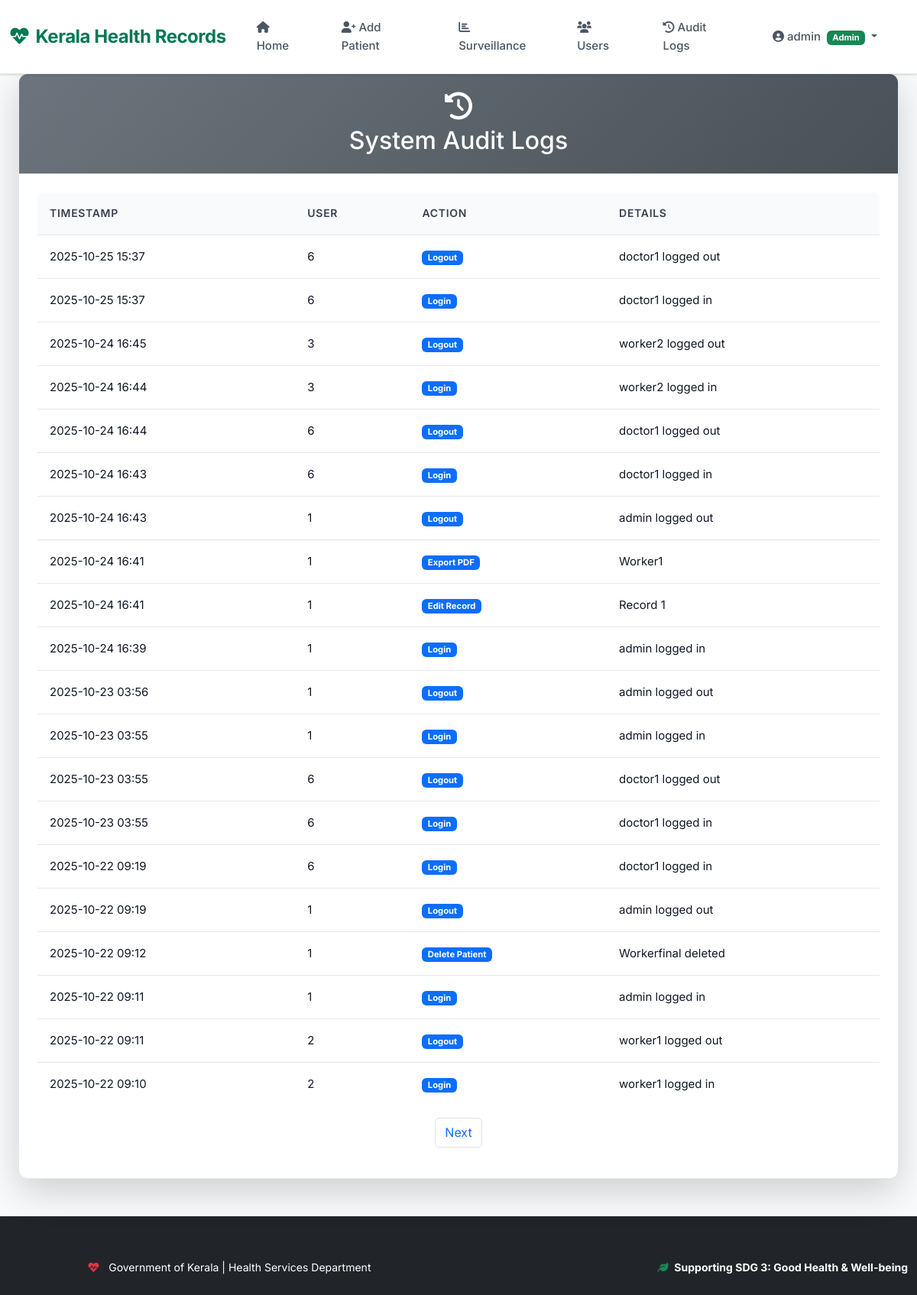
Page /audit_logs (signed in) on the committed database.
### app.py (models this page shows)
class User(UserMixin, db.Model):
    id = db.Column(db.Integer, primary_key=True)
    username = db.Column(db.String(20), unique=True, nullable=False)
    email = db.Column(db.String(120), unique=True, nullable=False)
    password = db.Column(db.String(60), nullable=False)
    role = db.Column(db.String(20), nullable=False)  # 'admin', 'doctor', 'migrant'

class AuditLog(db.Model):
    id = db.Column(db.Integer, primary_key=True)
    timestamp = db.Column(db.DateTime, default=datetime.utcnow)
    user_id = db.Column(db.Integer, db.ForeignKey('user.id'))
    action = db.Column(db.String(100))
    details = db.Column(db.Text)

### app.py (the view)
@app.route('/audit_logs')
@login_required
def audit_logs():
    if current_user.role != 'admin': return redirect(url_for('home'))
    page = request.args.get('page', 1, type=int)
    logs = AuditLog.query.order_by(AuditLog.timestamp.desc()).paginate(page=page, per_page=20, error_out=False)
    return render_template('audit_logs.html', logs=logs)

### app.py (called while the page is built)
@login_manager.user_loader
def load_user(user_id):
    return User.query.get(int(user_id))

### templates/audit_logs.html (shortened to what this page needs)
{% extends "base.html" %}
{% block content %}
<div class="container mt-4">
    <div class="card shadow-lg">
        <div class="card-header text-center py-4" style="background: linear-gradient(135deg, #6c757d, #495057);">
            <i class="fas fa-history fa-2x text-white mb-2"></i>
            <h2 class="text-white mb-0">System Audit Logs</h2>
        </div>
        <div class="card-body">
            <div class="table-responsive">
                <table class="table table-hover">
                    <thead class="table-dark">
                        <tr>
                            <th>Timestamp</th>
                            <th>User</th>
                            <th>Action</th>
                            <th>Details</th>
                        </tr>
                    </thead>
                    <tbody>
                        {% for log in logs.items %}
                        <tr>
                            <td>{{ log.timestamp.strftime('%Y-%m-%d %H:%M') }}</td>
                            <td>{{ log.user_id }}</td>
                            <td><span class="badge bg-primary">{{ log.action }}</span></td>
                            <td>{{ log.details }}</td>
                        </tr>
                        {% endfor %}
                    </tbody>
                </table>
            </div>
            <nav class="mt-3">
                <ul class="pagination justify-content-center">
                    {% if logs.has_next %}
                    <li class="page-item"><a class="page-link" href="{{ url_for('audit_logs', page=logs.next_num) }}">Next</a></li>
                    {% endif %}
                </ul>
            </nav>
        </div>
    </div>
</div>
{% endblock %}

### templates/base.html (shortened to what this page needs)
<!doctype html>
<html lang="en">
<head>
    <link href="https://cdn.jsdelivr.net/npm/bootstrap@5.3.0/dist/css/bootstrap.min.css" rel="stylesheet">
    <link href="https://cdnjs.cloudflare.com/ajax/libs/font-awesome/6.0.0/css/all.min.css" rel="stylesheet">
    <link href="{{ url_for('static', filename='css/style.css') }}" rel="stylesheet">
</head>
<body>
    <div class="sdg-badge">
    </div>
    <nav class="navbar navbar-expand-lg navbar-dark fixed-top">
        <div class="container-fluid">
            <a class="navbar-brand" href="{{ url_for('home') }}">
                <i class="fas fa-heartbeat me-2"></i>Kerala Health Records
            </a>
            <div class="collapse navbar-collapse" id="navbarNav">
                <ul class="navbar-nav me-auto">
                    <li class="nav-item">
                        <a class="nav-link" href="{{ url_for('home') }}"><i class="fas fa-home me-1"></i>Home</a>
                    </li>
                    {% if current_user.is_authenticated and current_user.role in ['admin', 'doctor'] %}
                    <li class="nav-item">
                        <a class="nav-link" href="{{ url_for('add_patient') }}"><i class="fas fa-user-plus me-1"></i>Add Patient</a>
                    </li>
                    {% endif %}
                    {% if current_user.is_authenticated and current_user.role == 'admin' %}
                    <li class="nav-item">
                        <a class="nav-link" href="{{ url_for('surveillance') }}"><i class="fas fa-chart-bar me-1"></i>Surveillance</a>
                    </li>
                    <li class="nav-item">
                        <a class="nav-link" href="{{ url_for('users') }}"><i class="fas fa-users me-1"></i>Users</a>
                    </li>
                    <li class="nav-item">
                        <a class="nav-link" href="{{ url_for('audit_logs') }}"><i class="fas fa-history me-1"></i>Audit Logs</a>
                    </li>
                    {% endif %}
                </ul>
                {% if current_user.is_authenticated %}
                <ul class="navbar-nav">
                    <li class="nav-item dropdown me-3">
                        <a class="nav-link dropdown-toggle" href="#" role="button" data-bs-toggle="dropdown">
                            <i class="fas fa-user-circle me-1"></i>{{ current_user.username }}
                            <span class="badge bg-{{ 'success' if current_user.role == 'admin' else 'primary' if current_user.role == 'doctor' else 'warning' }} ms-1">{{ current_user.role.title() }}</span>
                        </a>
                    </li>
                </ul>
                {% endif %}
            </div>
        </div>
    </nav>
    <div class="container mt-5 pt-4">
        {% block content %}{% endblock %}
    </div>
    <footer class="mt-5 py-4 bg-dark text-white">
        <div class="container">
            <div class="row">
                <div class="col-md-6">
                    <p class="mb-0"><i class="fas fa-heartbeat me-2 text-danger"></i>
                        Government of Kerala | Health Services Department
                    </p>
                </div>
                <div class="col-md-6 text-md-end">
                    <p class="mb-0">
                        <i class="fas fa-leaf me-1 text-success"></i>
                        <strong>Supporting SDG 3: Good Health & Well-being</strong>
                    </p>
                </div>
            </div>
        </div>
    </footer>
</body>
</html>

### static/css/style.css (style rules this page uses)
:root { --primary: #047857; --primary-dark: #065f46; --primary-light: #10b981; --accent: #f59e0b; --gray-50: #f9fafb; --gray-100: #f3f4f6; --gray-200: #e5e7eb; --gray-300: #d1d5db; --gray-600: #4b5563; --gray-700: #374151; --gray-900: #111827; --white: #ffffff; --success: #10b981; --danger: #ef4444; --warning: #f59e0b; --info: #3b82f6; }
* { margin: 0; padding: 0; box-sizing: border-box; }
body { font-family: 'Inter', -apple-system, BlinkMacSystemFont, sans-serif; background-color: var(--gray-50); color: var(--gray-900); line-height: 1.6; min-height: 100vh; }
.navbar { background: var(--white) !important; box-shadow: 0 1px 3px 0 rgba(0, 0, 0, 0.1), 0 1px 2px 0 rgba(0, 0, 0, 0.06) !important; padding: 1rem 0; border-bottom: 1px solid var(--gray-200); }
.navbar-brand { font-weight: 700; font-size: 1.5rem; color: var(--primary) !important; letter-spacing: -0.02em; }
.nav-link { color: var(--gray-600) !important; font-weight: 500; font-size: 0.9375rem; margin: 0 0.5rem; padding: 0.5rem 1rem !important; border-radius: 6px; transition: all 0.2s ease; }
.container { max-width: 1280px; margin-top: 2rem; }
.card { border: 1px solid var(--gray-200); border-radius: 12px; box-shadow: 0 1px 3px 0 rgba(0, 0, 0, 0.1), 0 1px 2px 0 rgba(0, 0, 0, 0.06); overflow: hidden; transition: box-shadow 0.2s ease; background: var(--white); margin-bottom: 1.5rem; }
.card-header { background: var(--white); color: var(--gray-900); font-weight: 600; font-size: 1.125rem; border-bottom: 1px solid var(--gray-200); padding: 1.25rem 1.5rem; }
.card-body { padding: 1.5rem; }
.table-responsive { border-radius: 8px; overflow-x: auto; }
.table { background: var(--white); margin-bottom: 0; white-space: nowrap; }
.table thead th { background-color: var(--gray-50); color: var(--gray-700); font-weight: 600; font-size: 0.875rem; border-bottom: 1px solid var(--gray-200); padding: 1rem; text-transform: uppercase; letter-spacing: 0.05em; }
.table tbody td { padding: 1rem; color: var(--gray-900); font-size: 0.9375rem; border-bottom: 1px solid var(--gray-200); vertical-align: middle; }
.table tbody tr { transition: background-color 0.15s ease; }
.table tbody tr:last-child td { border-bottom: none; }
footer { background-color: var(--white); color: var(--gray-600); text-align: center; padding: 2rem 0; margin-top: 4rem; border-top: 1px solid var(--gray-200); font-size: 0.875rem; }
.me-2 { margin-right: 0.5rem; }
.fas { display: inline-block; }
.sdg-badge { position: fixed; top: 20px; right: 20px; background-color: var(--primary); color: var(--white); padding: 0.5rem 1rem; border-radius: 20px; font-weight: 600; font-size: 0.875rem; box-shadow: 0 4px 6px -1px rgba(0, 0, 0, 0.1), 0 2px 4px -1px rgba(0, 0, 0, 0.06); z-index: 1000; }
* { -webkit-font-smoothing: antialiased; -moz-osx-font-smoothing: grayscale; }

### rows in the picture
User: username "admin", role "Admin"
AuditLog: timestamp "2025-10-25 15:37", user_id "6", action "Logout", details "doctor1 logged out"
AuditLog: timestamp "2025-10-25 15:37", user_id "6", action "Login", details "doctor1 logged in"
AuditLog: timestamp "2025-10-24 16:45", user_id "3", action "Logout", details "worker2 logged out"
AuditLog: timestamp "2025-10-24 16:44", user_id "3", action "Login", details "worker2 logged in"
AuditLog: timestamp "2025-10-24 16:44", user_id "6", action "Logout", details "doctor1 logged out"
AuditLog: timestamp "2025-10-24 16:43", user_id "6", action "Login", details "doctor1 logged in"
AuditLog: timestamp "2025-10-24 16:43", user_id "1", action "Logout", details "admin logged out"
AuditLog: timestamp "2025-10-24 16:41", user_id "1", action "Export PDF", details "Worker1"
AuditLog: timestamp "2025-10-24 16:41", user_id "1", action "Edit Record", details "Record 1"
AuditLog: timestamp "2025-10-24 16:39", user_id "1", action "Login", details "admin logged in"
AuditLog: timestamp "2025-10-23 03:56", user_id "1", action "Logout", details "admin logged out"
AuditLog: timestamp "2025-10-23 03:55", user_id "1", action "Login", details "admin logged in"
AuditLog: timestamp "2025-10-23 03:55", user_id "6", action "Logout", details "doctor1 logged out"
AuditLog: timestamp "2025-10-23 03:55", user_id "6", action "Login", details "doctor1 logged in"
AuditLog: timestamp "2025-10-22 09:19", user_id "6", action "Login", details "doctor1 logged in"
AuditLog: timestamp "2025-10-22 09:19", user_id "1", action "Logout", details "admin logged out"
AuditLog: timestamp "2025-10-22 09:12", user_id "1", action "Delete Patient", details "Workerfinal deleted"
AuditLog: timestamp "2025-10-22 09:11", user_id "1", action "Login", details "admin logged in"
AuditLog: timestamp "2025-10-22 09:11", user_id "2", action "Logout", details "worker1 logged out"
AuditLog: timestamp "2025-10-22 09:10", user_id "2", action "Login", details "worker1 logged in"
